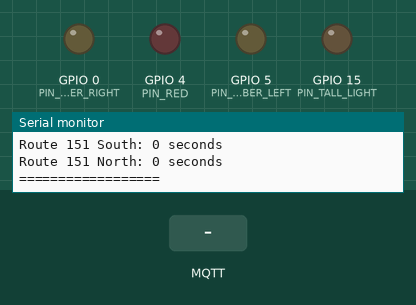
This sketch was run on a simulated ESP8266 (NodeMCU). Shown: output pins drawn as LEDs (lit = HIGH), the last lines printed to the serial monitor. The inputs (shaded band) are chosen by the test bench. WiFi joins after 1.5 s; servers stay silent unless stated; random numbers use the default seed unless the sketch sets one; no MQTT or app messages arrive unless stated; not simulated (calls return 0 or success): secrets.h; names the files do not define were given values by the test bench: MQTT_PORT = 1883; pins used as bus, display or sensor lines are not drawn.

Above: at 5.7 s.
5.8 s: MQTT message "5" arrives on the third subscribed topic
At 6.7 s:
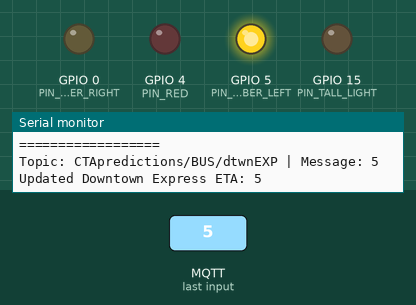
7.3 s: MQTT message "ON" arrives on the second subscribed topic
At 8.1 s:
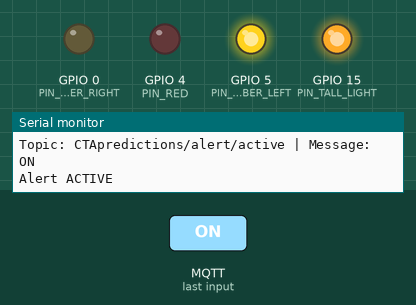
10.3 s: MQTT message "0" arrives on the second subscribed topic
At 11.4 s:
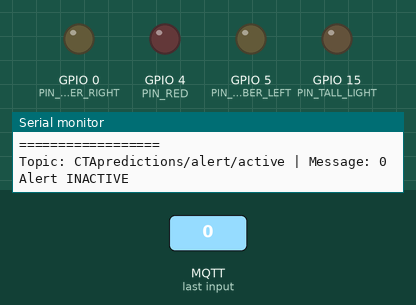
Timing chart, 0 to 13.3 s (numbered marks = the images above; inputs shaded):
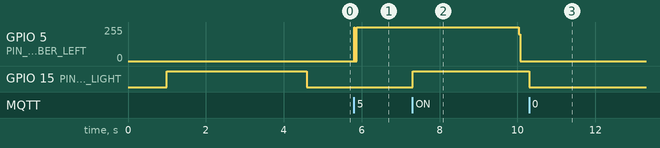

Measured:
- after the input at 5.8 s, GPIO 5 (PIN_AMBER_LEFT): 0/255 → 255/255 at once
- after the input at 7.3 s, GPIO 15 (PIN_TALL_LIGHT): LOW → HIGH at once
- after the input at 10.3 s, GPIO 15 (PIN_TALL_LIGHT): HIGH → LOW at once

The sketch:

ctaBusOTron.ino
```cpp
/*
 * CTA Bus-O-Tron - Optimized Version with Secure Configuration
 * ESP8266-based transit arrival indicator for Chicago CTA buses and trains
 *
 * This device connects to WiFi and subscribes to MQTT topics containing
 * real-time arrival predictions for various CTA routes. It displays the
 * proximity of arriving vehicles using colored LEDs and directional arrows
 * that blink at different speeds based on arrival time.
 */

#include <Arduino.h>
#include <ESP8266WiFi.h>
#include <PubSubClient.h>
#include "secrets.h"  // Include network credentials from separate file

// GPIO Pin Definitions for ESP8266
#define PIN_ARROW_RIGHT 2    // Right directional arrow LED
#define PIN_ARROW_LEFT 16    // Left directional arrow LED
#define PIN_AMBER_RIGHT 0    // Right amber route indicator LED
#define PIN_AMBER_LEFT 5     // Left amber route indicator LED
#define PIN_TALL_LIGHT 15    // Status/alert indicator (tall light)
#define PIN_RED 4            // Red line indicator LED (used for Brown Line)

// Network Configuration Structure
// Contains all WiFi and MQTT connection parameters loaded from secrets.h
struct NetworkConfig {
  const char* ssid = WIFI_SSID;                    // WiFi network name from secrets.h
  const char* password = WIFI_PASSWORD;            // WiFi password from secrets.h
  const char* mqttServer = MQTT_SERVER;            // MQTT broker address from secrets.h
  const int mqttPort = MQTT_PORT;                  // MQTT broker port from secrets.h
  const char* mqttUser = MQTT_USER;                // MQTT username from secrets.h
  const char* mqttPass = MQTT_PASSWORD;            // MQTT password from secrets.h
  const char* clientId = MQTT_CLIENT_ID;           // MQTT client identifier from secrets.h
};

// Enumerations for type safety and code clarity
enum RouteType { BUS_ROUTE, RAIL_ROUTE };                    // Type of transit route
enum LightColor { AMBER_LEFT, AMBER_RIGHT, RED_LIGHT };      // Available LED colors
enum ArrowDirection { ARROW_LEFT, ARROW_RIGHT, NO_ARROW };   // Arrow display directions

// Route Structure
// Defines a single transit route with all its display properties
struct Route {
  const char* name;         // Human-readable route name for debugging
  const char* topic;        // MQTT topic to subscribe to for this route
  RouteType type;           // Bus or rail route type
  LightColor color;         // Which colored LED to illuminate
  ArrowDirection arrow;     // Which arrow direction to show
  int displaySlot;          // Time slot (0-5) when this route is displayed
  int eta;                  // Current estimated arrival time in seconds

  // Constructor to initialize all route properties
  Route(const char* n, const char* t, RouteType rt, LightColor c, ArrowDirection a, int slot)
    : name(n), topic(t), type(rt), color(c), arrow(a), displaySlot(slot), eta(0) {}
};

/*
 * LED Controller Class
 *
 * Manages all LED operations including initialization, state control,
 * and dynamic blinking patterns based on arrival times.
 *
 * Blinking speed indicates urgency:
 * - Super fast (180ms): Vehicle arriving very soon (< 90-180 seconds)
 * - Fast (360ms): Vehicle approaching (< 300-360 seconds)
 * - Medium (600ms): Moderate wait time (< 600 seconds)
 * - Slow (900ms): Longer wait time (< 900 seconds)
 * - Solid on: Very distant arrival (< 5000 seconds)
 * - Off: No data or extremely distant (> 5000 seconds)
 */
class LEDController {
private:
  // Blink interval constants in milliseconds
  static const int BLINK_SUPER_FAST = 180;  // Imminent arrival
  static const int BLINK_FAST = 360;        // Approaching
  static const int BLINK_MEDIUM = 600;      // Moderate wait
  static const int BLINK_SLOW = 900;        // Longer wait

public:
  // Initialize all LED pins and set them to a known state
  void init() {
    pinMode(PIN_ARROW_RIGHT, OUTPUT);
    pinMode(PIN_ARROW_LEFT, OUTPUT);
    pinMode(PIN_AMBER_RIGHT, OUTPUT);
    pinMode(PIN_AMBER_LEFT, OUTPUT);
    pinMode(PIN_TALL_LIGHT, OUTPUT);
    pinMode(PIN_RED, OUTPUT);

    turnOffAll();                          // Start with all route LEDs off
    digitalWrite(PIN_TALL_LIGHT, HIGH);    // Status light on during startup
  }

  // Turn off all route indicator LEDs (but not status light)
  void turnOffAll() {
    digitalWrite(PIN_ARROW_RIGHT, LOW);
    digitalWrite(PIN_ARROW_LEFT, LOW);
    digitalWrite(PIN_AMBER_RIGHT, LOW);
    digitalWrite(PIN_AMBER_LEFT, LOW);
    digitalWrite(PIN_RED, LOW);
  }

  // Control the tall status/alert light
  void setStatusLight(bool on) {
    digitalWrite(PIN_TALL_LIGHT, on ? HIGH : LOW);
  }

  // Set the color indicator LED for the current route
  void setColorLight(LightColor color, bool on) {
    switch(color) {
      case AMBER_LEFT:
        digitalWrite(PIN_AMBER_LEFT, on ? HIGH : LOW);
        break;
      case AMBER_RIGHT:
        digitalWrite(PIN_AMBER_RIGHT, on ? HIGH : LOW);
        break;
      case RED_LIGHT:
        digitalWrite(PIN_RED, on ? HIGH : LOW);
        break;
    }
  }

  // Update arrow blinking based on ETA and current time
  // This creates the dynamic blinking pattern that indicates arrival urgency
  void updateArrowBlink(ArrowDirection direction, int eta, unsigned long currentTime) {
    if (eta <= 0) {
      setArrow(direction, false);  // No data - turn off arrow
      return;
    }

    int blinkInterval = getBlinkInterval(eta);
    if (blinkInterval == 0) {
      // Very distant - turn off arrow
      setArrow(direction, false);
      return;
    }

    if (blinkInterval == -1) {
      // Distant but show solid arrow
      setArrow(direction, true);
      return;
    }

    // Create blinking pattern: on for first half of interval, off for second half
    bool shouldBeOn = (currentTime % blinkInterval) < (blinkInterval / 2);
    setArrow(direction, shouldBeOn);
  }

private:
  // Set arrow LED state and ensure only one arrow is on at a time
  void setArrow(ArrowDirection direction, bool on) {
    switch(direction) {
      case ARROW_LEFT:
        digitalWrite(PIN_ARROW_LEFT, on ? HIGH : LOW);
        digitalWrite(PIN_ARROW_RIGHT, LOW);  // Ensure other arrow is off
        break;
      case ARROW_RIGHT:
        digitalWrite(PIN_ARROW_RIGHT, on ? HIGH : LOW);
        digitalWrite(PIN_ARROW_LEFT, LOW);   // Ensure other arrow is off
        break;
      case NO_ARROW:
        digitalWrite(PIN_ARROW_LEFT, LOW);
        digitalWrite(PIN_ARROW_RIGHT, LOW);
        break;
    }
  }

  // Determine blink interval based on ETA
  // Returns: milliseconds for blink interval, -1 for solid on, 0 for off
  int getBlinkInterval(int eta) {
    if (eta < 90) return BLINK_SUPER_FAST;   // < 1.5 minutes
    if (eta < 300) return BLINK_FAST;        // < 5 minutes
    if (eta < 600) return BLINK_MEDIUM;      // < 10 minutes
    if (eta < 900) return BLINK_SLOW;        // < 15 minutes
    if (eta < 5000) return -1;               // < ~83 minutes - show solid
    return 0;                                // Very distant - turn off
  }
};

/*
 * Network Manager Class
 *
 * Handles all network communications including WiFi connection,
 * MQTT broker connection with automatic reconnection, and
 * message routing to the application callback function.
 */
class NetworkManager {
private:
  WiFiClient wifiClient;       // WiFi client for network connection
  PubSubClient mqttClient;     // MQTT client for pub/sub messaging
  NetworkConfig config;        // Network configuration parameters
  std::function<void(char*, byte*, unsigned int)> messageCallback;  // App callback for messages

public:
  NetworkManager() : mqttClient(wifiClient) {}

  // Initialize network connections and set up message callback
  void init(std::function<void(char*, byte*, unsigned int)> callback) {
    messageCallback = callback;
    connectWiFi();
    setupMQTT();
    connectMQTT();  // Initial connection attempt

  }

  // Main network loop - handles reconnections and processes MQTT messages
  // Should be called frequently from main loop
  void loop() {
    if (!mqttClient.connected()) {
      reconnectMQTT();  // Attempt to reconnect if connection lost
    }
    mqttClient.loop();  // Process incoming MQTT messages
  }

  // Subscribe to an MQTT topic for receiving messages
  void subscribe(const char* topic) {
      bool result = mqttClient.subscribe(topic);
      Serial.print("Subscribing to: ");
      Serial.print(topic);
      Serial.print(" - ");
      Serial.println(result ? "SUCCESS" : "FAILED");
  }

private:
  // Connect to WiFi network with status feedback
  void connectWiFi() {
    WiFi.begin(config.ssid, config.password);
    Serial.println("Connecting to WiFi");
    Serial.println(config.ssid);

    while (WiFi.status() != WL_CONNECTED) {
      Serial.print(".");
      delay(100);
    }

    Serial.println("\nWiFi connected!");
    Serial.print("IP address: ");
    Serial.println(WiFi.localIP());
  }

  // Configure MQTT client with server details and callback
  void setupMQTT() {
    mqttClient.setServer(config.mqttServer, config.mqttPort);

    // Set up lambda callback to forward messages to application
    mqttClient.setCallback([this](char* topic, byte* payload, unsigned int length) {
      if (messageCallback) {
        messageCallback(topic, payload, length);
      }
    });
  }

    // Connect to MQTT broker
  void connectMQTT() {
    Serial.print("Attempting MQTT connection...");

  // Generate unique client ID to avoid conflicts
    String clientId = String(config.clientId) + "-" + String(random(0xffff), HEX);

    if (mqttClient.connect(clientId.c_str(), config.mqttUser, config.mqttPass)) {
      Serial.println("MQTT connected successfully!");
      Serial.print("Client ID: ");
      Serial.println(clientId);
    } else {
      Serial.print("MQTT connection failed, rc=");
      Serial.println(mqttClient.state());
    }
  }

  // Attempt to reconnect to MQTT broker
  void reconnectMQTT() {
    if (mqttClient.connect(config.clientId, config.mqttUser, config.mqttPass)) {
      Serial.println("MQTT connected");
    } else {
      Serial.print("MQTT connection failed, rc=");
      Serial.println(mqttClient.state());
      delay(2000);  // Wait before retry
    }
  }
};

/*
 * Display Manager Class
 *
 * Manages the cycling display system that rotates through different
 * transit routes every 10 seconds in a 60-second cycle.
 *
 * Display cycle (60 seconds total):
 * - Seconds 0-9:   Slot 0 - Downtown Express
 * - Seconds 10-19: Slot 1 - Route 77 westbound
 * - Seconds 20-29: Slot 2 - Brown Line southbound
 * - Seconds 30-39: Slot 3 - Brown Line northbound
 * - Seconds 40-49: Slot 4 - Route 151 southbound
 * - Seconds 50-59: Slot 5 - Route 151 northbound
 */
class DisplayManager {
private:
  static const int DISPLAY_CYCLE_LENGTH = 60000;  // Total cycle length: 60 seconds
  static const int SLOT_DURATION = 10000;         // Each route displayed for 10 seconds
  static const int STATUS_PRINT_INTERVAL = 5000;  // Print debug status every 5 seconds

  LEDController& ledController;  // Reference to LED controller
  Route* routes;                 // Array of route definitions
  int routeCount;               // Number of routes in array
  unsigned long lastStatusPrint; // Timestamp of last status print

public:
  DisplayManager(LEDController& leds, Route* routeArray, int count)
    : ledController(leds), routes(routeArray), routeCount(count), lastStatusPrint(0) {}

  // Main update function - determines current display slot and updates LEDs
  void update(unsigned long currentTime, bool enabled) {
    if (!enabled) {
      ledController.turnOffAll();  // System disabled - turn off all route LEDs
      return;
    }

    // Print status periodically for debugging
    if (currentTime - lastStatusPrint >= STATUS_PRINT_INTERVAL) {
      printStatus();
      lastStatusPrint = currentTime;
    }

    // Calculate current display slot (0-5) based on time within 60-second cycle
    int currentSlot = (currentTime % DISPLAY_CYCLE_LENGTH) / SLOT_DURATION;

    // Find the route assigned to current display slot
    Route* currentRoute = nullptr;
    for (int i = 0; i < routeCount; i++) {
      if (routes[i].displaySlot == currentSlot) {
        currentRoute = &routes[i];
        break;
      }
    }

    // Clear all LEDs before displaying current route
    ledController.turnOffAll();

    // Display current route if found and has valid ETA data
    if (currentRoute && currentRoute->eta > 0) {
      ledController.setColorLight(currentRoute->color, true);  // Set route color
      ledController.updateArrowBlink(currentRoute->arrow, currentRoute->eta, currentTime);  // Animate arrow
    }
  }

private:
  // Print current ETA status for all routes (debugging)
  void printStatus() {
    Serial.println("\n=== CURRENT ETAs ===");
    for (int i = 0; i < routeCount; i++) {
      Serial.print(routes[i].name);
      Serial.print(": ");
      Serial.print(routes[i].eta);
      Serial.println(" seconds");
    }
    Serial.println("==================");
  }
};

/*
 * Main Bus-O-Tron Class
 *
 * Orchestrates all system components and handles MQTT message processing.
 * This is the main application class that ties together LED control,
 * network management, and display timing.
 */
class BusOTron {
private:
  // Class constants
  static const int ROUTE_COUNT = 6;  // Number of routes in the system

  LEDController ledController;     // Manages all LED operations
  NetworkManager networkManager;   // Handles WiFi and MQTT connections
  DisplayManager displayManager;   // Controls display cycling and timing

  bool systemEnabled;             // Master enable/disable flag
  bool alertActive;              // Alert status for status light

  // Route definitions array
  // Each route specifies: name, MQTT topic, type, color LED, arrow direction, display slot
  Route routes[ROUTE_COUNT] = {
    Route("Downtown Express", "CTApredictions/BUS/dtwnEXP", BUS_ROUTE, AMBER_LEFT, ARROW_LEFT, 0),
    Route("Route 77 West", "CTApredictions/BUS/1151/77", BUS_ROUTE, AMBER_LEFT, ARROW_RIGHT, 1),
    Route("Brown Line South", "CTApredictions/RAIL/30232", RAIL_ROUTE, RED_LIGHT, ARROW_LEFT, 2),
    Route("Brown Line North", "CTApredictions/RAIL/30231", RAIL_ROUTE, RED_LIGHT, ARROW_RIGHT, 3),
    Route("Route 151 South", "CTApredictions/BUS/1074/151", BUS_ROUTE, AMBER_RIGHT, ARROW_LEFT, 4),
    Route("Route 151 North", "CTApredictions/BUS/1151/151", BUS_ROUTE, AMBER_RIGHT, ARROW_RIGHT, 5)
  };

public:
  BusOTron() : displayManager(ledController, routes, ROUTE_COUNT), systemEnabled(true), alertActive(false) {}

  // Initialize all subsystems and establish network connections
  void init() {
    Serial.begin(115200);
    delay(1000);  // Give serial time to initialize
    Serial.println("\n=== CTA Bus-O-Tron Starting ===");

    // Initialize LED controller and set initial states
    ledController.init();

    // Initialize network manager with message callback
    networkManager.init([this](char* topic, byte* payload, unsigned int length) {
      handleMQTTMessage(topic, payload, length);
    });

    delay(2000);

    // Subscribe to all necessary MQTT topics
    subscribeToTopics();

    Serial.println("=== Bus-O-Tron Ready ===");
  }

  // Main execution loop - processes network messages and updates display
  void loop() {
    // Process network communications (WiFi/MQTT)
    networkManager.loop();

    // Update display based on current time and system state
    unsigned long currentTime = millis();
    displayManager.update(currentTime, systemEnabled);

    // Control status light based on alert state
    ledController.setStatusLight(alertActive);

    delay(10);  // Small delay for system stability
  }

private:
  // Subscribe to all MQTT topics for system control and route predictions
  void subscribeToTopics() {
    // System control topics
    networkManager.subscribe("devices/busotron/enable");      // Master enable/disable
    networkManager.subscribe("CTApredictions/alert/active");  // Alert system control

    // Route prediction topics - subscribe to each route's MQTT topic
    for (int i = 0; i < ROUTE_COUNT; i++) {
      networkManager.subscribe(routes[i].topic);
    }
  }

  // Handle incoming MQTT messages and update system state
  void handleMQTTMessage(char* topic, byte* payload, unsigned int length) {
    // Convert binary payload to null-terminated string
    char message[16] = {0};  // Buffer for incoming message
    if (length < sizeof(message)) {
      memcpy(message, payload, length);
      message[length] = '\0';
    } else {
      // Handle oversized messages safely
      Serial.println("Message too long, truncating");
      memcpy(message, payload, sizeof(message) - 1);
      message[sizeof(message) - 1] = '\0';
    }

    // Log received message for debugging
    Serial.print("Topic: ");
    Serial.print(topic);
    Serial.print(" | Message: ");
    Serial.println(message);

    // Handle system control messages
    if (strcmp(topic, "devices/busotron/enable") == 0) {
      // Master system enable/disable
      systemEnabled = (strcmp(message, "ON") == 0);
      Serial.print("System ");
      Serial.println(systemEnabled ? "ENABLED" : "DISABLED");
      return;
    }

    if (strcmp(topic, "CTApredictions/alert/active") == 0) {
      // Alert system control (affects status light)
      alertActive = (strcmp(message, "ON") == 0);
      Serial.print("Alert ");
      Serial.println(alertActive ? "ACTIVE" : "INACTIVE");
      return;
    }

    // Handle route prediction messages (ETA updates)
    int eta = String(message).toInt();  // Convert message to integer seconds
    for (int i = 0; i < ROUTE_COUNT; i++) {
      if (strcmp(topic, routes[i].topic) == 0) {
        routes[i].eta = eta;  // Update ETA for matching route
        Serial.print("Updated ");
        Serial.print(routes[i].name);
        Serial.print(" ETA: ");
        Serial.println(eta);
        return;
      }
    }

    // Log unknown topics for debugging
    Serial.println("Unknown topic");
  }
};

// Global Bus-O-Tron instance
BusOTron busOTron;

// Arduino setup function - called once at startup
void setup() {
  busOTron.init();
}

// Arduino main loop function - called continuously
void loop() {
  busOTron.loop();
}
```
